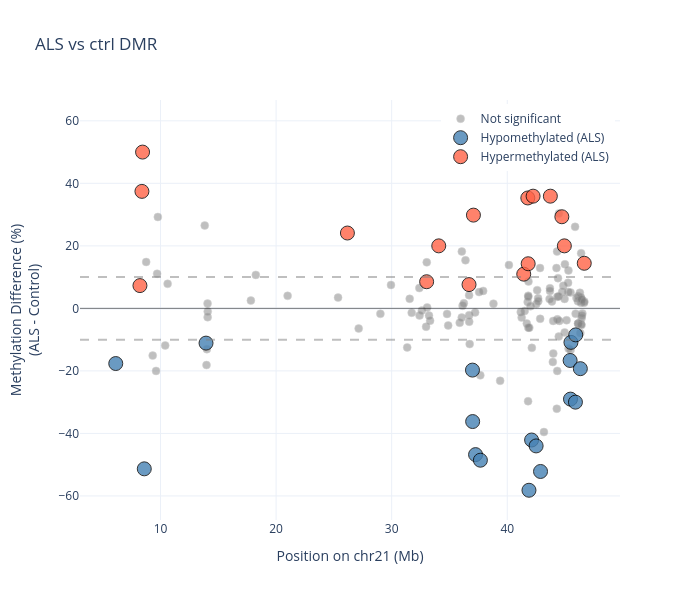

Notebook cell for this chart:
### Code cell
fig = plot_dmr_manhattan_interactive(
    results['regions_all'], 
    sig_threshold=0.05, 
    title = "ALS vs ctrl DMR"
    )
fig.update_layout(width=700, height=600)
fig.show()

### Figure 1 — Plotly figure (JSON) as saved in the notebook; plotly's stock layout.template omitted (floating-point values rounded to 4 significant figures)
{"data": [{"customdata": ["<b>Position:</b> chr21:8,759,034-8,759,283<br><b>Meth Diff:</b> 14.85%<br><b>q-value:</b> 2.56e-01<br><b>p-value:</b> 5.73e-02<br><b>Significant:</b> No", "<b>Position:</b> chr21:9,324,996-9,325,482<br><b>Meth Diff:</b> -15.11%<br><b>q-value:</b> 6.69e-01<br><b>p-value:</b> 2.47e-01<br><b>Significant:</b> No", "<b>Position:</b> chr21:9,614,126-9,614,463<br><b>Meth Diff:</b> -20.00%<br><b>q-value:</b> 2.56e-01<br><b>p-value:</b> 5.48e-02<br><b>Significant:</b> No", "<b>Position:</b> chr21:9,705,052-9,706,116<br><b>Meth Diff:</b> 11.07%<br><b>q-value:</b> 5.44e-01<br><b>p-value:</b> 1.72e-01<br><b>Significant:</b> No", "<b>Position:</b> chr21:9,768,257-9,768,477<br><b>Meth Diff:</b> 29.23%<br><b>q-value:</b> 2.43e-01<br><b>p-value:</b> 5.02e-02<br><b>Significant:</b> No", "<b>Position:</b> chr21:10,405,477-10,405,738<br><b>Meth Diff:</b> -11.86%<br><b>q-value:</b> 6.91e-01<br><b>p-value:</b> 2.74e-01<br><b>Significant:</b> No", "<b>Position:</b> chr21:10,616,676-10,616,948<br><b>Meth Diff:</b> 7.85%<br><b>q-value:</b> 9.71e-01<br><b>p-value:</b> 4.89e-01<br><b>Significant:</b> No", "<b>Position:</b> chr21:13,825,449-13,825,677<br><b>Meth Diff:</b> 26.51%<br><b>q-value:</b> 1.14e-01<br><b>p-value:</b> 1.88e-02<br><b>Significant:</b> No", "<b>Position:</b> chr21:13,979,588-13,980,337<br><b>Meth Diff:</b> -18.13%<br><b>q-value:</b> 5.51e-01<br><b>p-value:</b> 1.79e-01<br><b>Significant:</b> No", "<b>Position:</b> chr21:14,011,210-14,011,492<br><b>Meth Diff:</b> -13.04%<br><b>q-value:</b> 5.24e-02<br><b>p-value:</b> 6.32e-03<br><b>Significant:</b> No", "<b>Position:</b> chr21:14,070,636-14,070,839<br><b>Meth Diff:</b> 1.54%<br><b>q-value:</b> 6.77e-01<br><b>p-value:</b> 2.54e-01<br><b>Significant:</b> No", "<b>Position:</b> chr21:14,078,821-14,079,137<br><b>Meth Diff:</b> -2.82%<br><b>q-value:</b> 6.32e-01<br><b>p-value:</b> 2.20e-01<br><b>Significant:</b> No", "<b>Position:</b> chr21:14,083,965-14,084,535<br><b>Meth Diff:</b> -1.00%<br><b>q-value:</b> 8.40e-01<br><b>p-value:</b> 3.92e-01<br><b>Significant:</b> No", "<b>Position:</b> chr21:17,818,779-17,819,740<br><b>Meth Diff:</b> 2.50%<br><b>q-value:</b> 4.49e-01<br><b>p-value:</b> 1.34e-01<br><b>Significant:</b> No", "<b>Position:</b> chr21:18,244,782-18,245,557<br><b>Meth Diff:</b> 10.71%<br><b>q-value:</b> 8.48e-02<br><b>p-value:</b> 1.26e-02<br><b>Significant:</b> No", "<b>Position:</b> chr21:20,997,106-20,998,245<br><b>Meth Diff:</b> 4.00%<br><b>q-value:</b> 2.56e-01<br><b>p-value:</b> 5.60e-02<br><b>Significant:</b> No", "<b>Position:</b> chr21:25,361,795-25,362,171<br><b>Meth Diff:</b> 3.45%<br><b>q-value:</b> 3.60e-01<br><b>p-value:</b> 9.18e-02<br><b>Significant:</b> No", "<b>Position:</b> chr21:27,143,484-27,143,987<br><b>Meth Diff:</b> -6.44%<br><b>q-value:</b> 2.37e-01<br><b>p-value:</b> 4.74e-02<br><b>Significant:</b> No", "<b>Position:</b> chr21:29,024,528-29,025,089<br><b>Meth Diff:</b> -1.75%<br><b>q-value:</b> 7.09e-01<br><b>p-value:</b> 2.96e-01<br><b>Significant:</b> No", "<b>Position:</b> chr21:29,939,069-29,939,788<br><b>Meth Diff:</b> 7.49%<br><b>q-value:</b> 6.29e-01<br><b>p-value:</b> 2.13e-01<br><b>Significant:</b> No", "<b>Position:</b> chr21:31,343,730-31,344,170<br><b>Meth Diff:</b> -12.50%<br><b>q-value:</b> 1.49e-01<br><b>p-value:</b> 2.58e-02<br><b>Significant:</b> No", "<b>Position:</b> chr21:31,557,615-31,559,704<br><b>Meth Diff:</b> 3.06%<br><b>q-value:</b> 4.07e-01<br><b>p-value:</b> 1.11e-01<br><b>Significant:</b> No", "<b>Position:</b> chr21:31,731,144-31,732,662<br><b>Meth Diff:</b> -1.41%<br><b>q-value:</b> 7.40e-01<br><b>p-value:</b> 3.29e-01<br><b>Significant:</b> No", "<b>Position:</b> chr21:32,392,705-32,393,443<br><b>Meth Diff:</b> 6.48%<br><b>q-value:</b> 2.09e-01<br><b>p-value:</b> 4.04e-02<br><b>Significant:</b> No", "<b>Position:</b> chr21:32,411,607-32,413,409<br><b>Meth Diff:</b> -2.27%<br><b>q-value:</b> 2.01e-01<br><b>p-value:</b> 3.74e-02<br><b>Significant:</b> No", "<b>Position:</b> chr21:32,612,058-32,613,140<br><b>Meth Diff:</b> -0.71%<br><b>q-value:</b> 5.51e-01<br><b>p-value:</b> 1.80e-01<br><b>Significant:</b> No", "<b>Position:</b> chr21:32,978,419-32,978,653<br><b>Meth Diff:</b> -5.88%<br><b>q-value:</b> 3.75e-01<br><b>p-value:</b> 9.96e-02<br><b>Significant:</b> No", "<b>Position:</b> chr21:33,033,270-33,034,230<br><b>Meth Diff:</b> 14.73%<br><b>q-value:</b> 3.09e-01<br><b>p-value:</b> 7.77e-02<br><b>Significant:</b> No", "<b>Position:</b> chr21:33,069,901-33,072,237<br><b>Meth Diff:</b> 0.30%<br><b>q-value:</b> 8.13e-01<br><b>p-value:</b> 3.65e-01<br><b>Significant:</b> No", "<b>Position:</b> chr21:33,229,937-33,230,960<br><b>Meth Diff:</b> -2.30%<br><b>q-value:</b> 4.35e-01<br><b>p-value:</b> 1.25e-01<br><b>Significant:</b> No", "<b>Position:</b> chr21:33,324,228-33,325,445<br><b>Meth Diff:</b> -3.95%<br><b>q-value:</b> 7.05e-02<br><b>p-value:</b> 9.23e-03<br><b>Significant:</b> No", "<b>Position:</b> chr21:34,791,848-34,792,637<br><b>Meth Diff:</b> -1.77%<br><b>q-value:</b> 5.44e-01<br><b>p-value:</b> 1.73e-01<br><b>Significant:</b> No", "<b>Position:</b> chr21:34,888,154-34,891,390<br><b>Meth Diff:</b> -5.46%<br><b>q-value:</b> 9.28e-02<br><b>p-value:</b> 1.41e-02<br><b>Significant:</b> No", "<b>Position:</b> chr21:35,886,894-35,887,304<br><b>Meth Diff:</b> -4.61%<br><b>q-value:</b> 6.91e-01<br><b>p-value:</b> 2.73e-01<br><b>Significant:</b> No", "<b>Position:</b> chr21:36,059,826-36,060,852<br><b>Meth Diff:</b> -2.94%<br><b>q-value:</b> 2.85e-01<br><b>p-value:</b> 6.60e-02<br><b>Significant:</b> No", "<b>Position:</b> chr21:36,069,843-36,070,480<br><b>Meth Diff:</b> 18.18%<br><b>q-value:</b> 2.38e-01<br><b>p-value:</b> 4.84e-02<br><b>Significant:</b> No", "<b>Position:</b> chr21:36,134,901-36,135,961<br><b>Meth Diff:</b> 0.85%<br><b>q-value:</b> 6.87e-01<br><b>p-value:</b> 2.65e-01<br><b>Significant:</b> No", "<b>Position:</b> chr21:36,245,170-36,245,574<br><b>Meth Diff:</b> 1.64%<br><b>q-value:</b> 7.09e-01<br><b>p-value:</b> 2.96e-01<br><b>Significant:</b> No", "<b>Position:</b> chr21:36,385,199-36,385,815<br><b>Meth Diff:</b> 15.38%<br><b>q-value:</b> 5.97e-02<br><b>p-value:</b> 7.41e-03<br><b>Significant:</b> No", "<b>Position:</b> chr21:36,695,894-36,701,591<br><b>Meth Diff:</b> 4.23%<br><b>q-value:</b> 9.88e-02<br><b>p-value:</b> 1.53e-02<br><b>Significant:</b> No", "<b>Position:</b> chr21:36,704,463-36,705,385<br><b>Meth Diff:</b> -2.16%<br><b>q-value:</b> 8.41e-01<br><b>p-value:</b> 4.03e-01<br><b>Significant:</b> No", "<b>Position:</b> chr21:36,707,642-36,709,533<br><b>Meth Diff:</b> -4.28%<br><b>q-value:</b> 1.07e-01<br><b>p-value:</b> 1.69e-02<br><b>Significant:</b> No", "<b>Position:</b> chr21:36,747,493-36,748,441<br><b>Meth Diff:</b> -11.42%<br><b>q-value:</b> 2.85e-01<br><b>p-value:</b> 6.72e-02<br><b>Significant:</b> No", "<b>Position:</b> chr21:37,220,687-37,221,373<br><b>Meth Diff:</b> -1.28%<br><b>q-value:</b> 6.76e-01<br><b>p-value:</b> 2.52e-01<br><b>Significant:</b> No", "<b>Position:</b> chr21:37,563,553-37,564,244<br><b>Meth Diff:</b> 5.20%<br><b>q-value:</b> 6.32e-01<br><b>p-value:</b> 2.24e-01<br><b>Significant:</b> No", "<b>Position:</b> chr21:37,667,475-37,667,692<br><b>Meth Diff:</b> -21.43%<br><b>q-value:</b> 1.67e-01<br><b>p-value:</b> 2.94e-02<br><b>Significant:</b> No", "<b>Position:</b> chr21:37,915,644-37,916,964<br><b>Meth Diff:</b> 5.59%<br><b>q-value:</b> 8.48e-02<br><b>p-value:</b> 1.24e-02<br><b>Significant:</b> No", "<b>Position:</b> chr21:38,805,079-38,806,743<br><b>Meth Diff:</b> 1.50%<br><b>q-value:</b> 4.49e-01<br><b>p-value:</b> 1.35e-01<br><b>Significant:</b> No", "<b>Position:</b> chr21:39,385,677-39,385,974<br><b>Meth Diff:</b> -23.17%<br><b>q-value:</b> 2.56e-01<br><b>p-value:</b> 5.65e-02<br><b>Significant:</b> No", "<b>Position:</b> chr21:40,144,311-40,144,545<br><b>Meth Diff:</b> 13.85%<br><b>q-value:</b> 9.90e-01<br><b>p-value:</b> 5.09e-01<br><b>Significant:</b> No", "<b>Position:</b> chr21:41,167,441-41,168,945<br><b>Meth Diff:</b> -1.18%<br><b>q-value:</b> 7.33e-01<br><b>p-value:</b> 3.24e-01<br><b>Significant:</b> No", "<b>Position:</b> chr21:41,245,891-41,246,093<br><b>Meth Diff:</b> -2.94%<br><b>q-value:</b> 7.03e-01<br><b>p-value:</b> 2.87e-01<br><b>Significant:</b> No", "<b>Position:</b> chr21:41,506,825-41,508,747<br><b>Meth Diff:</b> -0.80%<br><b>q-value:</b> 8.52e-01<br><b>p-value:</b> 4.11e-01<br><b>Significant:</b> No", "<b>Position:</b> chr21:41,689,190-41,689,527<br><b>Meth Diff:</b> -4.84%<br><b>q-value:</b> 7.23e-01<br><b>p-value:</b> 3.17e-01<br><b>Significant:</b> No", "<b>Position:</b> chr21:41,766,121-41,767,276<br><b>Meth Diff:</b> 2.02%<br><b>q-value:</b> 8.40e-01<br><b>p-value:</b> 3.94e-01<br><b>Significant:</b> No", "<b>Position:</b> chr21:41,801,456-41,801,682<br><b>Meth Diff:</b> -29.71%<br><b>q-value:</b> 7.05e-02<br><b>p-value:</b> 9.24e-03<br><b>Significant:</b> No", "<b>Position:</b> chr21:41,815,670-41,816,154<br><b>Meth Diff:</b> 4.04%<br><b>q-value:</b> 9.90e-01<br><b>p-value:</b> 5.23e-01<br><b>Significant:</b> No", "<b>Position:</b> chr21:41,819,996-41,820,230<br><b>Meth Diff:</b> 3.70%<br><b>q-value:</b> 7.16e-01<br><b>p-value:</b> 3.09e-01<br><b>Significant:</b> No", "<b>Position:</b> chr21:41,821,882-41,822,112<br><b>Meth Diff:</b> -6.17%<br><b>q-value:</b> 8.40e-01<br><b>p-value:</b> 3.80e-01<br><b>Significant:</b> No", "<b>Position:</b> chr21:41,835,368-41,835,613<br><b>Meth Diff:</b> 8.60%<br><b>q-value:</b> 5.20e-01<br><b>p-value:</b> 1.59e-01<br><b>Significant:</b> No", "<b>Position:</b> chr21:41,907,626-41,907,915<br><b>Meth Diff:</b> -6.17%<br><b>q-value:</b> 2.27e-01<br><b>p-value:</b> 4.46e-02<br><b>Significant:</b> No", "<b>Position:</b> chr21:42,009,171-42,011,380<br><b>Meth Diff:</b> 0.68%<br><b>q-value:</b> 6.85e-01<br><b>p-value:</b> 2.62e-01<br><b>Significant:</b> No", "<b>Position:</b> chr21:42,127,762-42,127,979<br><b>Meth Diff:</b> -12.63%<br><b>q-value:</b> 1.18e-01<br><b>p-value:</b> 2.00e-02<br><b>Significant:</b> No", "<b>Position:</b> chr21:42,513,480-42,514,722<br><b>Meth Diff:</b> 1.41%<br><b>q-value:</b> 4.35e-01<br><b>p-value:</b> 1.26e-01<br><b>Significant:</b> No", "<b>Position:</b> chr21:42,587,366-42,590,371<br><b>Meth Diff:</b> 5.83%<br><b>q-value:</b> 8.40e-01<br><b>p-value:</b> 3.84e-01<br><b>Significant:</b> No", "<b>Position:</b> chr21:42,668,713-42,668,919<br><b>Meth Diff:</b> 3.23%<br><b>q-value:</b> 7.03e-01<br><b>p-value:</b> 2.81e-01<br><b>Significant:</b> No", "<b>Position:</b> chr21:42,686,059-42,686,436<br><b>Meth Diff:</b> 2.31%<br><b>q-value:</b> 8.64e-01<br><b>p-value:</b> 4.26e-01<br><b>Significant:</b> No", "<b>Position:</b> chr21:42,837,857-42,838,189<br><b>Meth Diff:</b> 12.90%<br><b>q-value:</b> 3.09e-01<br><b>p-value:</b> 7.57e-02<br><b>Significant:</b> No", "<b>Position:</b> chr21:42,848,293-42,849,194<br><b>Meth Diff:</b> -3.33%<br><b>q-value:</b> 2.43e-01<br><b>p-value:</b> 5.12e-02<br><b>Significant:</b> No", "<b>Position:</b> chr21:43,172,610-43,173,533<br><b>Meth Diff:</b> -39.56%<br><b>q-value:</b> 2.99e-01<br><b>p-value:</b> 7.21e-02<br><b>Significant:</b> No", "<b>Position:</b> chr21:43,657,791-43,659,940<br><b>Meth Diff:</b> 2.98%<br><b>q-value:</b> 9.99e-01<br><b>p-value:</b> 5.34e-01<br><b>Significant:</b> No", "<b>Position:</b> chr21:43,694,081-43,694,383<br><b>Meth Diff:</b> 6.45%<br><b>q-value:</b> 2.85e-01<br><b>p-value:</b> 6.79e-02<br><b>Significant:</b> No", "<b>Position:</b> chr21:43,694,518-43,694,723<br><b>Meth Diff:</b> 5.56%<br><b>q-value:</b> 6.47e-01<br><b>p-value:</b> 2.34e-01<br><b>Significant:</b> No", "<b>Position:</b> chr21:43,864,272-43,866,018<br><b>Meth Diff:</b> 2.22%<br><b>q-value:</b> 5.44e-01<br><b>p-value:</b> 1.75e-01<br><b>Significant:</b> No", "<b>Position:</b> chr21:43,943,593-43,943,918<br><b>Meth Diff:</b> -17.14%<br><b>q-value:</b> 3.77e-01<br><b>p-value:</b> 1.01e-01<br><b>Significant:</b> No", "<b>Position:</b> chr21:43,973,512-43,973,741<br><b>Meth Diff:</b> -4.01%<br><b>q-value:</b> 9.90e-01<br><b>p-value:</b> 5.19e-01<br><b>Significant:</b> No", "<b>Position:</b> chr21:43,982,604-43,982,961<br><b>Meth Diff:</b> -14.44%<br><b>q-value:</b> 7.59e-02<br><b>p-value:</b> 1.05e-02<br><b>Significant:</b> No", "<b>Position:</b> chr21:44,258,408-44,258,661<br><b>Meth Diff:</b> 12.90%<br><b>q-value:</b> 1.71e-01<br><b>p-value:</b> 3.06e-02<br><b>Significant:</b> No", "<b>Position:</b> chr21:44,285,546-44,286,161<br><b>Meth Diff:</b> -32.11%<br><b>q-value:</b> 8.02e-02<br><b>p-value:</b> 1.13e-02<br><b>Significant:</b> No", "<b>Position:</b> chr21:44,310,338-44,310,561<br><b>Meth Diff:</b> 18.18%<br><b>q-value:</b> 3.70e-01<br><b>p-value:</b> 9.56e-02<br><b>Significant:</b> No", "<b>Position:</b> chr21:44,324,759-44,324,964<br><b>Meth Diff:</b> -20.00%<br><b>q-value:</b> 3.75e-01<br><b>p-value:</b> 9.91e-02<br><b>Significant:</b> No", "<b>Position:</b> chr21:44,332,500-44,332,715<br><b>Meth Diff:</b> 3.70%<br><b>q-value:</b> 7.09e-01<br><b>p-value:</b> 2.98e-01<br><b>Significant:</b> No", "<b>Position:</b> chr21:44,333,756-44,334,557<br><b>Meth Diff:</b> -3.51%<br><b>q-value:</b> 8.53e-01<br><b>p-value:</b> 4.18e-01<br><b>Significant:</b> No", "<b>Position:</b> chr21:44,391,463-44,391,667<br><b>Meth Diff:</b> 9.67%<br><b>q-value:</b> 6.91e-01<br><b>p-value:</b> 2.71e-01<br><b>Significant:</b> No", "<b>Position:</b> chr21:44,425,110-44,425,810<br><b>Meth Diff:</b> 3.82%<br><b>q-value:</b> 7.16e-01<br><b>p-value:</b> 3.04e-01<br><b>Significant:</b> No", "<b>Position:</b> chr21:44,455,581-44,457,443<br><b>Meth Diff:</b> -9.03%<br><b>q-value:</b> 4.35e-01<br><b>p-value:</b> 1.28e-01<br><b>Significant:</b> No", "<b>Position:</b> chr21:44,463,778-44,464,024<br><b>Meth Diff:</b> 30.38%<br><b>q-value:</b> 2.09e-01<br><b>p-value:</b> 3.99e-02<br><b>Significant:</b> No", "<b>Position:</b> chr21:44,506,649-44,506,871<br><b>Meth Diff:</b> -4.00%<br><b>q-value:</b> 8.64e-01<br><b>p-value:</b> 4.29e-01<br><b>Significant:</b> No", "<b>Position:</b> chr21:44,750,016-44,750,260<br><b>Meth Diff:</b> 5.26%<br><b>q-value:</b> 9.44e-01<br><b>p-value:</b> 4.72e-01<br><b>Significant:</b> No", "<b>Position:</b> chr21:44,848,982-44,849,348<br><b>Meth Diff:</b> 7.25%<br><b>q-value:</b> 9.90e-01<br><b>p-value:</b> 5.21e-01<br><b>Significant:</b> No", "<b>Position:</b> chr21:44,958,364-44,958,730<br><b>Meth Diff:</b> 3.03%<br><b>q-value:</b> 8.41e-01<br><b>p-value:</b> 3.97e-01<br><b>Significant:</b> No", "<b>Position:</b> chr21:44,967,137-44,967,387<br><b>Meth Diff:</b> -7.69%<br><b>q-value:</b> 6.32e-01<br><b>p-value:</b> 2.20e-01<br><b>Significant:</b> No", "<b>Position:</b> chr21:44,988,011-44,988,228<br><b>Meth Diff:</b> 14.10%<br><b>q-value:</b> 9.90e-01<br><b>p-value:</b> 5.04e-01<br><b>Significant:</b> No", "<b>Position:</b> chr21:45,133,692-45,134,497<br><b>Meth Diff:</b> -3.80%<br><b>q-value:</b> 8.53e-01<br><b>p-value:</b> 4.17e-01<br><b>Significant:</b> No", "<b>Position:</b> chr21:45,265,201-45,265,464<br><b>Meth Diff:</b> 8.16%<br><b>q-value:</b> 1.14e-01<br><b>p-value:</b> 1.85e-02<br><b>Significant:</b> No", "<b>Position:</b> chr21:45,266,993-45,267,206<br><b>Meth Diff:</b> 5.26%<br><b>q-value:</b> 5.44e-01<br><b>p-value:</b> 1.70e-01<br><b>Significant:</b> No", "<b>Position:</b> chr21:45,295,070-45,295,291<br><b>Meth Diff:</b> 12.12%<br><b>q-value:</b> 6.69e-01<br><b>p-value:</b> 2.46e-01<br><b>Significant:</b> No", "<b>Position:</b> chr21:45,302,668-45,302,892<br><b>Meth Diff:</b> -12.86%<br><b>q-value:</b> 7.03e-01<br><b>p-value:</b> 2.88e-01<br><b>Significant:</b> No", "<b>Position:</b> chr21:45,474,903-45,476,398<br><b>Meth Diff:</b> 5.10%<br><b>q-value:</b> 6.29e-01<br><b>p-value:</b> 2.12e-01<br><b>Significant:</b> No", "<b>Position:</b> chr21:45,477,928-45,478,244<br><b>Meth Diff:</b> -13.33%<br><b>q-value:</b> 7.23e-01<br><b>p-value:</b> 3.16e-01<br><b>Significant:</b> No", "<b>Position:</b> chr21:45,868,542-45,868,808<br><b>Meth Diff:</b> 26.09%<br><b>q-value:</b> 1.96e-01<br><b>p-value:</b> 3.59e-02<br><b>Significant:</b> No", "<b>Position:</b> chr21:45,914,034-45,914,535<br><b>Meth Diff:</b> -1.70%<br><b>q-value:</b> 9.90e-01<br><b>p-value:</b> 5.26e-01<br><b>Significant:</b> No", "<b>Position:</b> chr21:45,986,948-45,988,542<br><b>Meth Diff:</b> 3.35%<br><b>q-value:</b> 8.41e-01<br><b>p-value:</b> 4.02e-01<br><b>Significant:</b> No", "<b>Position:</b> chr21:46,111,986-46,112,907<br><b>Meth Diff:</b> 2.27%<br><b>q-value:</b> 8.40e-01<br><b>p-value:</b> 3.88e-01<br><b>Significant:</b> No", "<b>Position:</b> chr21:46,125,697-46,126,298<br><b>Meth Diff:</b> -4.86%<br><b>q-value:</b> 4.35e-01<br><b>p-value:</b> 1.24e-01<br><b>Significant:</b> No", "<b>Position:</b> chr21:46,129,025-46,129,513<br><b>Meth Diff:</b> -4.88%<br><b>q-value:</b> 6.32e-01<br><b>p-value:</b> 2.23e-01<br><b>Significant:</b> No", "<b>Position:</b> chr21:46,131,924-46,132,715<br><b>Meth Diff:</b> 3.89%<br><b>q-value:</b> 2.71e-01<br><b>p-value:</b> 6.17e-02<br><b>Significant:</b> No", "<b>Position:</b> chr21:46,285,714-46,286,697<br><b>Meth Diff:</b> 5.00%<br><b>q-value:</b> 4.35e-01<br><b>p-value:</b> 1.27e-01<br><b>Significant:</b> No", "<b>Position:</b> chr21:46,322,866-46,323,355<br><b>Meth Diff:</b> -7.92%<br><b>q-value:</b> 7.36e-02<br><b>p-value:</b> 9.90e-03<br><b>Significant:</b> No", "<b>Position:</b> chr21:46,382,551-46,384,845<br><b>Meth Diff:</b> 1.77%<br><b>q-value:</b> 7.03e-01<br><b>p-value:</b> 2.84e-01<br><b>Significant:</b> No", "<b>Position:</b> chr21:46,388,757-46,389,206<br><b>Meth Diff:</b> -5.07%<br><b>q-value:</b> 9.90e-01<br><b>p-value:</b> 5.06e-01<br><b>Significant:</b> No", "<b>Position:</b> chr21:46,391,216-46,391,436<br><b>Meth Diff:</b> 17.65%<br><b>q-value:</b> 4.12e-01<br><b>p-value:</b> 1.14e-01<br><b>Significant:</b> No", "<b>Position:</b> chr21:46,393,337-46,393,547<br><b>Meth Diff:</b> 3.45%<br><b>q-value:</b> 6.29e-01<br><b>p-value:</b> 2.15e-01<br><b>Significant:</b> No", "<b>Position:</b> chr21:46,411,620-46,412,017<br><b>Meth Diff:</b> 2.96%<br><b>q-value:</b> 8.40e-01<br><b>p-value:</b> 3.85e-01<br><b>Significant:</b> No", "<b>Position:</b> chr21:46,425,682-46,425,950<br><b>Meth Diff:</b> -5.36%<br><b>q-value:</b> 3.09e-01<br><b>p-value:</b> 7.78e-02<br><b>Significant:</b> No", "<b>Position:</b> chr21:46,431,535-46,431,769<br><b>Meth Diff:</b> -3.12%<br><b>q-value:</b> 6.29e-01<br><b>p-value:</b> 2.13e-01<br><b>Significant:</b> No", "<b>Position:</b> chr21:46,435,980-46,436,230<br><b>Meth Diff:</b> 2.86%<br><b>q-value:</b> 6.79e-01<br><b>p-value:</b> 2.57e-01<br><b>Significant:</b> No", "<b>Position:</b> chr21:46,458,158-46,459,663<br><b>Meth Diff:</b> -2.35%<br><b>q-value:</b> 7.16e-01<br><b>p-value:</b> 3.07e-01<br><b>Significant:</b> No", "<b>Position:</b> chr21:46,498,585-46,498,815<br><b>Meth Diff:</b> -1.61%<br><b>q-value:</b> 9.90e-01<br><b>p-value:</b> 5.22e-01<br><b>Significant:</b> No", "<b>Position:</b> chr21:46,648,606-46,648,896<br><b>Meth Diff:</b> 1.79%<br><b>q-value:</b> 6.46e-01<br><b>p-value:</b> 2.32e-01<br><b>Significant:</b> No", "<b>Position:</b> chr21:46,667,289-46,668,194<br><b>Meth Diff:</b> 2.17%<br><b>q-value:</b> 4.88e-01<br><b>p-value:</b> 1.48e-01<br><b>Significant:</b> No"], "hovertemplate": "%{customdata}<extra></extra>", "marker": {"color": "gray", "line": {"color": "darkgray", "width": 0.5}, "opacity": 0.5, "size": [8, 8, 8, 8, 8, 8, 8, 8, 8, 8, 8, 8, 8, 8, 8, 8, 8, 8, 8, 8, 8, 8, 8, 8, 8, 8, 8, 8, 8, 8, 8, 8, 8, 8, 8, 8, 8, 8, 8, 8, 8, 8, 8, 8, 8, 8, 8, 8, 8, 8, 8, 8, 8, 8, 8, 8, 8, 8, 8, 8, 8, 8, 8, 8, 8, 8, 8, 8, 8, 8, 8, 8, 8, 8, 8, 8, 8, 8, 8, 8, 8, 8, 8, 8, 8, 8, 8, 8, 8, 8, 8, 8, 8, 8, 8, 8, 8, 8, 8, 8, 8, 8, 8, 8, 8, 8, 8, 8, 8, 8, 8, 8, 8, 8, 8, 8, 8, 8, 8, 8, 8]}, "mode": "markers", "name": "Not significant", "type": "scatter", "x": [8.759, 9.325, 9.614, 9.706, 9.768, 10.41, 10.62, 13.83, 13.98, 14.01, 14.07, 14.08, 14.08, 17.82, 18.25, 21.0, 25.36, 27.14, 29.02, 29.94, 31.34, 31.56, 31.73, 32.39, 32.41, 32.61, 32.98, 33.03, 33.07, 33.23, 33.32, 34.79, 34.89, 35.89, 36.06, 36.07, 36.14, 36.25, 36.39, 36.7, 36.7, 36.71, 36.75, 37.22, 37.56, 37.67, 37.92, 38.81, 39.39, 40.14, 41.17, 41.25, 41.51, 41.69, 41.77, 41.8, 41.82, 41.82, 41.82, 41.84, 41.91, 42.01, 42.13, 42.51, 42.59, 42.67, 42.69, 42.84, 42.85, 43.17, 43.66, 43.69, 43.69, 43.87, 43.94, 43.97, 43.98, 44.26, 44.29, 44.31, 44.32, 44.33, 44.33, 44.39, 44.43, 44.46, 44.46, 44.51, 44.75, 44.85, 44.96, 44.97, 44.99, 45.13, 45.27, 45.27, 45.3, 45.3, 45.48, 45.48, 45.87, 45.91, 45.99, 46.11, 46.13, 46.13, 46.13, 46.29, 46.32, 46.38, 46.39, 46.39, 46.39, 46.41, 46.43, 46.43, 46.44, 46.46, 46.5, 46.65, 46.67], "y": [14.85, -15.11, -20.0, 11.07, 29.23, -11.86, 7.849, 26.51, -18.13, -13.04, 1.538, -2.817, -1.0, 2.5, 10.71, 4.0, 3.448, -6.441, -1.754, 7.488, -12.5, 3.055, -1.408, 6.483, -2.273, -0.7092, -5.882, 14.73, 0.2985, -2.299, -3.947, -1.77, -5.463, -4.611, -2.941, 18.18, 0.8475, 1.639, 15.38, 4.235, -2.163, -4.276, -11.42, -1.282, 5.202, -21.43, 5.591, 1.504, -23.17, 13.85, -1.176, -2.941, -0.8, -4.839, 2.02, -29.71, 4.044, 3.704, -6.174, 8.601, -6.173, 0.6757, -12.63, 1.408, 5.833, 3.226, 2.314, 12.9, -3.333, -39.56, 2.976, 6.452, 5.556, 2.222, -17.14, -4.013, -14.44, 12.9, -32.11, 18.18, -20.0, 3.704, -3.509, 9.671, 3.818, -9.025, 30.38, -4.0, 5.263, 7.25, 3.03, -7.692, 14.1, -3.797, 8.163, 5.263, 12.12, -12.86, 5.1, -13.33, 26.09, -1.698, 3.35, 2.271, -4.856, -4.878, 3.888, 5.0, -7.917, 1.773, -5.066, 17.65, 3.448, 2.956, -5.357, -3.125, 2.857, -2.353, -1.613, 1.786, 2.174]}, {"customdata": ["<b>Position:</b> chr21:6,126,904-6,127,294<br><b>Meth Diff:</b> -17.65%<br><b>q-value:</b> 3.28e-02<br><b>p-value:</b> 3.50e-03<br><b>Significant:</b> Yes", "<b>Position:</b> chr21:8,594,653-8,595,830<br><b>Meth Diff:</b> -51.33%<br><b>q-value:</b> 1.23e-03<br><b>p-value:</b> 7.60e-05<br><b>Significant:</b> Yes", "<b>Position:</b> chr21:13,937,313-13,937,526<br><b>Meth Diff:</b> -11.11%<br><b>q-value:</b> 4.14e-02<br><b>p-value:</b> 4.71e-03<br><b>Significant:</b> Yes", "<b>Position:</b> chr21:36,989,846-36,990,568<br><b>Meth Diff:</b> -19.75%<br><b>q-value:</b> 4.62e-02<br><b>p-value:</b> 5.42e-03<br><b>Significant:</b> Yes", "<b>Position:</b> chr21:37,005,638-37,007,137<br><b>Meth Diff:</b> -36.21%<br><b>q-value:</b> 6.65e-08<br><b>p-value:</b> 4.58e-10<br><b>Significant:</b> Yes", "<b>Position:</b> chr21:37,257,752-37,258,206<br><b>Meth Diff:</b> -46.78%<br><b>q-value:</b> 3.74e-07<br><b>p-value:</b> 6.30e-09<br><b>Significant:</b> Yes", "<b>Position:</b> chr21:37,675,325-37,675,626<br><b>Meth Diff:</b> -48.57%<br><b>q-value:</b> 1.14e-03<br><b>p-value:</b> 5.90e-05<br><b>Significant:</b> Yes", "<b>Position:</b> chr21:41,878,502-41,879,792<br><b>Meth Diff:</b> -58.18%<br><b>q-value:</b> 1.22e-07<br><b>p-value:</b> 1.26e-09<br><b>Significant:</b> Yes", "<b>Position:</b> chr21:42,106,461-42,106,707<br><b>Meth Diff:</b> -42.11%<br><b>q-value:</b> 1.23e-03<br><b>p-value:</b> 6.82e-05<br><b>Significant:</b> Yes", "<b>Position:</b> chr21:42,496,169-42,496,790<br><b>Meth Diff:</b> -44.00%<br><b>q-value:</b> 1.57e-05<br><b>p-value:</b> 4.33e-07<br><b>Significant:</b> Yes", "<b>Position:</b> chr21:42,879,002-42,879,698<br><b>Meth Diff:</b> -52.17%<br><b>q-value:</b> 7.98e-07<br><b>p-value:</b> 1.65e-08<br><b>Significant:</b> Yes", "<b>Position:</b> chr21:45,439,269-45,440,155<br><b>Meth Diff:</b> -16.67%<br><b>q-value:</b> 5.12e-03<br><b>p-value:</b> 3.53e-04<br><b>Significant:</b> Yes", "<b>Position:</b> chr21:45,470,935-45,471,201<br><b>Meth Diff:</b> -29.03%<br><b>q-value:</b> 2.74e-02<br><b>p-value:</b> 2.74e-03<br><b>Significant:</b> Yes", "<b>Position:</b> chr21:45,509,312-45,510,297<br><b>Meth Diff:</b> -10.87%<br><b>q-value:</b> 1.67e-02<br><b>p-value:</b> 1.47e-03<br><b>Significant:</b> Yes", "<b>Position:</b> chr21:45,898,596-45,898,986<br><b>Meth Diff:</b> -30.00%<br><b>q-value:</b> 2.43e-02<br><b>p-value:</b> 2.35e-03<br><b>Significant:</b> Yes", "<b>Position:</b> chr21:45,923,802-45,925,225<br><b>Meth Diff:</b> -8.47%<br><b>q-value:</b> 5.10e-03<br><b>p-value:</b> 3.34e-04<br><b>Significant:</b> Yes", "<b>Position:</b> chr21:46,323,772-46,325,437<br><b>Meth Diff:</b> -19.29%<br><b>q-value:</b> 1.49e-04<br><b>p-value:</b> 6.17e-06<br><b>Significant:</b> Yes"], "hovertemplate": "%{customdata}<extra></extra>", "marker": {"color": "steelblue", "line": {"color": "black", "width": 1}, "opacity": 0.8, "size": [14, 14, 14, 14, 14, 14, 14, 14, 14, 14, 14, 14, 14, 14, 14, 14, 14]}, "mode": "markers", "name": "Hypomethylated (ALS)", "type": "scatter", "x": [6.127, 8.595, 13.94, 36.99, 37.01, 37.26, 37.68, 41.88, 42.11, 42.5, 42.88, 45.44, 45.47, 45.51, 45.9, 45.92, 46.32], "y": [-17.65, -51.33, -11.11, -19.75, -36.21, -46.78, -48.57, -58.18, -42.11, -44.0, -52.17, -16.67, -29.03, -10.87, -30.0, -8.475, -19.29]}, {"customdata": ["<b>Position:</b> chr21:8,219,030-8,221,343<br><b>Meth Diff:</b> 7.29%<br><b>q-value:</b> 1.01e-04<br><b>p-value:</b> 3.13e-06<br><b>Significant:</b> Yes", "<b>Position:</b> chr21:8,387,801-8,396,922<br><b>Meth Diff:</b> 37.43%<br><b>q-value:</b> 1.15e-02<br><b>p-value:</b> 9.54e-04<br><b>Significant:</b> Yes", "<b>Position:</b> chr21:8,446,300-8,448,549<br><b>Meth Diff:</b> 50.00%<br><b>q-value:</b> 8.61e-04<br><b>p-value:</b> 4.16e-05<br><b>Significant:</b> Yes", "<b>Position:</b> chr21:26,169,576-26,170,890<br><b>Meth Diff:</b> 24.11%<br><b>q-value:</b> 6.60e-06<br><b>p-value:</b> 1.59e-07<br><b>Significant:</b> Yes", "<b>Position:</b> chr21:33,022,821-33,027,937<br><b>Meth Diff:</b> 8.53%<br><b>q-value:</b> 1.23e-03<br><b>p-value:</b> 7.39e-05<br><b>Significant:</b> Yes", "<b>Position:</b> chr21:34,072,788-34,074,105<br><b>Meth Diff:</b> 20.00%<br><b>q-value:</b> 4.69e-04<br><b>p-value:</b> 2.10e-05<br><b>Significant:</b> Yes", "<b>Position:</b> chr21:36,692,880-36,693,885<br><b>Meth Diff:</b> 7.61%<br><b>q-value:</b> 9.85e-03<br><b>p-value:</b> 7.81e-04<br><b>Significant:</b> Yes", "<b>Position:</b> chr21:37,072,561-37,074,197<br><b>Meth Diff:</b> 29.83%<br><b>q-value:</b> 3.74e-07<br><b>p-value:</b> 6.45e-09<br><b>Significant:</b> Yes", "<b>Position:</b> chr21:41,426,220-41,426,957<br><b>Meth Diff:</b> 10.95%<br><b>q-value:</b> 2.84e-02<br><b>p-value:</b> 2.94e-03<br><b>Significant:</b> Yes", "<b>Position:</b> chr21:41,778,049-41,778,555<br><b>Meth Diff:</b> 35.32%<br><b>q-value:</b> 7.35e-03<br><b>p-value:</b> 5.32e-04<br><b>Significant:</b> Yes", "<b>Position:</b> chr21:41,808,939-41,809,152<br><b>Meth Diff:</b> 14.27%<br><b>q-value:</b> 1.74e-02<br><b>p-value:</b> 1.62e-03<br><b>Significant:</b> Yes", "<b>Position:</b> chr21:42,234,737-42,235,355<br><b>Meth Diff:</b> 35.90%<br><b>q-value:</b> 1.31e-04<br><b>p-value:</b> 4.72e-06<br><b>Significant:</b> Yes", "<b>Position:</b> chr21:43,728,574-43,728,864<br><b>Meth Diff:</b> 35.90%<br><b>q-value:</b> 9.27e-03<br><b>p-value:</b> 7.04e-04<br><b>Significant:</b> Yes", "<b>Position:</b> chr21:44,723,528-44,723,893<br><b>Meth Diff:</b> 29.31%<br><b>q-value:</b> 3.33e-02<br><b>p-value:</b> 3.68e-03<br><b>Significant:</b> Yes", "<b>Position:</b> chr21:44,939,733-44,940,508<br><b>Meth Diff:</b> 20.00%<br><b>q-value:</b> 1.31e-04<br><b>p-value:</b> 4.97e-06<br><b>Significant:</b> Yes", "<b>Position:</b> chr21:45,100,881-45,101,380<br><b>Meth Diff:</b> 57.14%<br><b>q-value:</b> 7.29e-12<br><b>p-value:</b> 2.52e-14<br><b>Significant:</b> Yes", "<b>Position:</b> chr21:46,661,330-46,662,292<br><b>Meth Diff:</b> 14.43%<br><b>q-value:</b> 1.67e-02<br><b>p-value:</b> 1.50e-03<br><b>Significant:</b> Yes"], "hovertemplate": "%{customdata}<extra></extra>", "marker": {"color": "tomato", "line": {"color": "black", "width": 1}, "opacity": 0.8, "size": [14, 14, 14, 14, 14, 14, 14, 14, 14, 14, 14, 14, 14, 14, 14, 14, 14]}, "mode": "markers", "name": "Hypermethylated (ALS)", "type": "scatter", "x": [8.22, 8.392, 8.447, 26.17, 33.03, 34.07, 36.69, 37.07, 41.43, 41.78, 41.81, 42.24, 43.73, 44.72, 44.94, 45.1, 46.66], "y": [7.286, 37.43, 50.0, 24.11, 8.528, 20.0, 7.608, 29.83, 10.95, 35.32, 14.27, 35.9, 35.9, 29.31, 20.0, 57.14, 14.43]}], "layout": {"height": 600, "hovermode": "closest", "legend": {"x": 0.99, "xanchor": "right", "y": 0.99, "yanchor": "top"}, "shapes": [{"line": {"color": "black", "dash": "solid", "width": 0.5}, "type": "line", "x0": 0, "x1": 1, "xref": "x domain", "y0": 0, "y1": 0, "yref": "y"}, {"line": {"color": "gray", "dash": "dash"}, "opacity": 0.5, "type": "line", "x0": 0, "x1": 1, "xref": "x domain", "y0": 10, "y1": 10, "yref": "y"}, {"line": {"color": "gray", "dash": "dash"}, "opacity": 0.5, "type": "line", "x0": 0, "x1": 1, "xref": "x domain", "y0": -10, "y1": -10, "yref": "y"}], "title": {"text": "ALS vs ctrl DMR"}, "width": 700, "xaxis": {"title": {"text": "Position on chr21 (Mb)"}}, "yaxis": {"title": {"text": "Methylation Difference (%)<br>(ALS - Control)"}}}}
